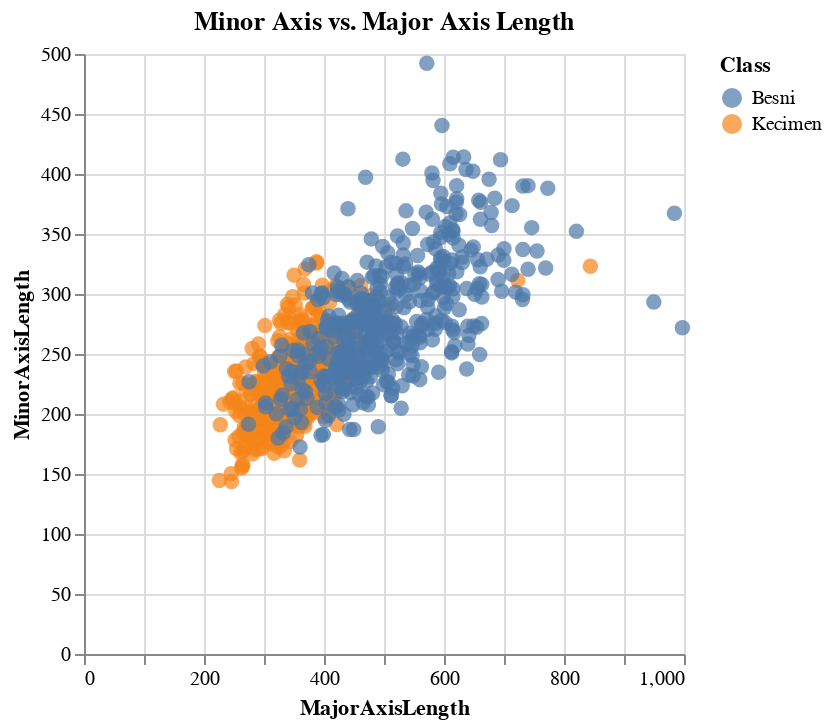

The notebook cell saved with this chart:
### Code cell
df = pd.concat([X, y], axis=1)
df["Class"] = df["Class"].astype(str)

axis_length_scatterplot = alt.Chart(df).mark_circle(size=60).encode(
    x='MajorAxisLength:Q',
    y='MinorAxisLength:Q',
    color='Class:N',
    tooltip=['Class', 'Area', 'Perimeter']
).properties(title = 'Minor Axis vs. Major Axis Length')

axis_length_scatterplot

### Figure 1 — Vega-Lite specification as saved in the notebook (floating-point values rounded to 4 significant figures; data arrays with more than 128 entries replaced by an {"elided": "..."} marker saying what was removed)
{"config": {"view": {"continuousWidth": 300, "continuousHeight": 300}}, "data": {"name": "data-0e93f0e62d313a3c11d222b89919502c"}, "mark": {"type": "circle", "size": 60}, "encoding": {"color": {"field": "Class", "type": "nominal"}, "tooltip": [{"field": "Class", "type": "nominal"}, {"field": "Area", "type": "quantitative"}, {"field": "Perimeter", "type": "quantitative"}], "x": {"field": "MajorAxisLength", "type": "quantitative"}, "y": {"field": "MinorAxisLength", "type": "quantitative"}}, "title": "Minor Axis vs. Major Axis Length", "$schema": "https://vega.github.io/schema/vega-lite/v5.20.1.json", "datasets": {"data-0e93f0e62d313a3c11d222b89919502c": {"elided": "900 records"}}}
